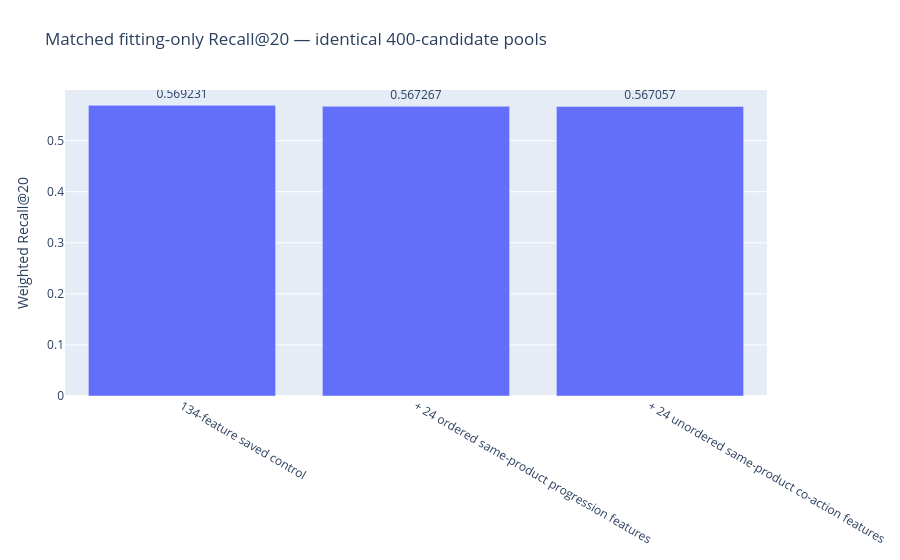

Notebook cell for this chart:
### Markdown cell above
## 1 · Matched weighted Recall@20

### Code cell
path = ROOT/'outputs/plots/01.json'
if hashlib.sha256(path.read_bytes()).hexdigest() != receipt['plot_hashes'][path.name]:
    raise ValueError('Saved chart checksum changed')
fig = pio.from_json(path.read_text())
display({'application/vnd.plotly.v1+json':json.loads(pio.to_json(fig))}, raw=True)

### Figure 1 — Plotly figure (JSON) as saved in the notebook; plotly's stock layout.template omitted (floating-point values rounded to 4 significant figures)
{"data": [{"text": ["0.569231", "0.567267", "0.567057"], "textposition": "outside", "type": "bar", "x": ["134-feature saved control", "+ 24 ordered same-product progression features", "+ 24 unordered same-product co-action features"], "y": [0.5692, 0.5673, 0.5671]}], "layout": {"margin": {"b": 80, "l": 65, "r": 35, "t": 90}, "title": {"text": "Matched fitting-only Recall@20 — identical 400-candidate pools"}, "xaxis": {"automargin": true}, "yaxis": {"automargin": true, "title": {"text": "Weighted Recall@20"}}}}
